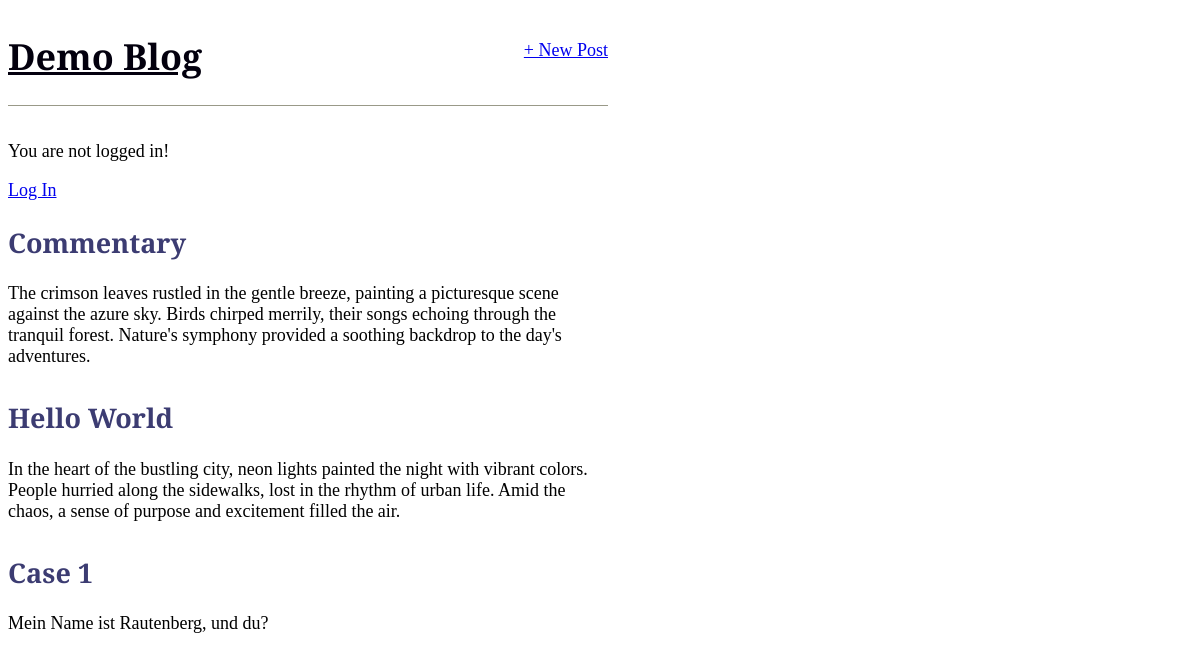
Before: / with the older database file.
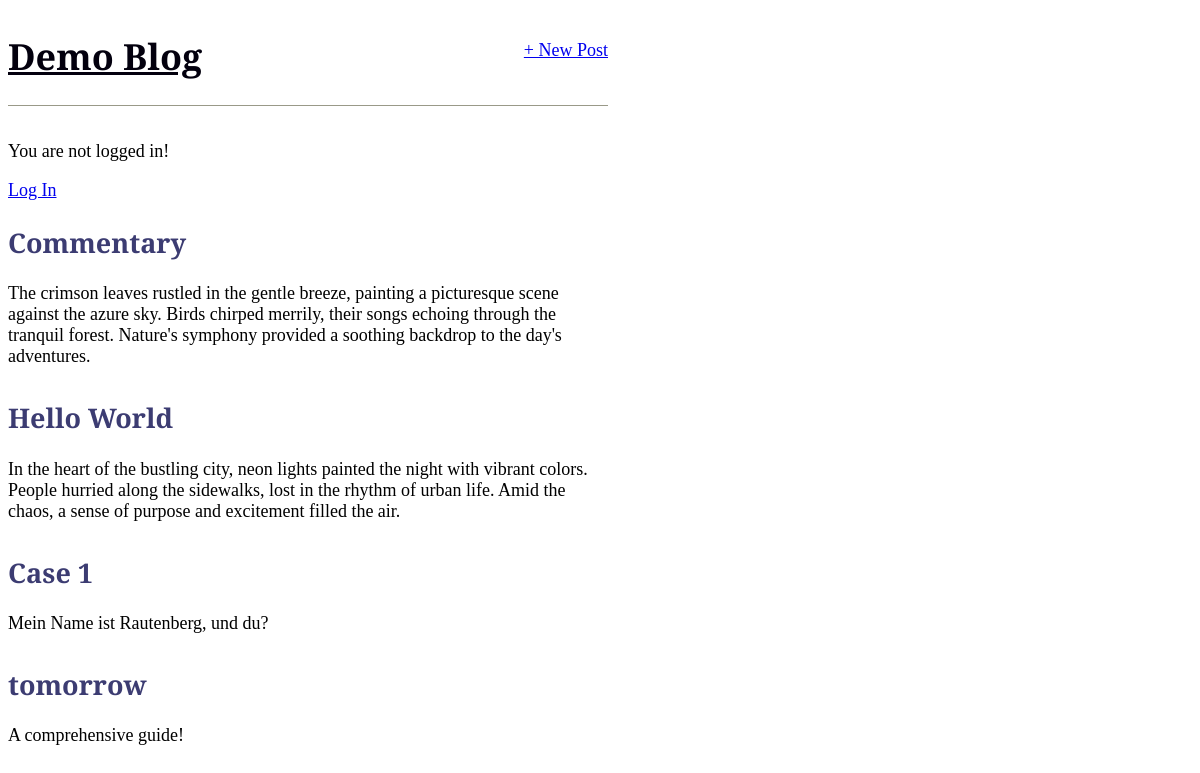
After: the same page with the newer database file.
### demo/models.py (models this page shows, shortened)
class Post(models.Model):
    title = models.CharField(max_length=200)
    author = models.ForeignKey(
        "auth.User",
        on_delete=models.CASCADE,
    )
    body = models.TextField()

### demo/views.py (the view)
# urls.py: path("", DemoViews.as_view(), name="home"),
class DemoViews(ListView):
    model = Post
    template_name = "home.html"

### templates/home.html
{% extends 'base.html' %}
{% block content %}
{% for post in object_list %}
<div class="post-entry">
    <h2>
        <a href="{% url 'post_detail' post.pk %}">{{ post.title }}</a>
    </h2>
    <p>{{ post.body }}</p>
</div>
{% endfor %}
{% endblock content %}

### templates/base.html (shortened to what this page needs)
{% load static %}
<html>
<head>
    <link rel="stylesheet" href="{% static 'css/base.css' %}">
</head>
<body>
    <header>
        <div class="nav-left">
            <h1>
                <a href="{% url 'home' %}">Demo Blog</a>
            </h1>
        </div>
        <div class="nav-right">
            <a href="{% url 'new_post' %}">+ New Post</a>
        </div>
    </header>
    {% if user.is_authenticated %}
    <p>Hallo {{ user.username }}!</p>
    <p><a href="{% url 'logout' %}">Logout</a></p>
    {% else %}
    <p>You are not logged in!</p>
    <a href="{% url 'login' %}">Log In</a>
    {% endif %}
    <div>
        {% block content %}
        {% endblock content %}
    </div>
</body>
</html>

### static/css/base.css (style rules this page uses)
body { font-family: 'Playfair Display', serif; font-size: 18px; max-width: 50%; }
header { border-bottom: 1.5px solid #998; margin-bottom: 2.2rem; display: flex; }
header h1 a { color: rgb(3, 0, 14); }
.nav-left { margin-right: auto; }
.nav-right { display: flex; padding-top: 2rem; }
.post-entry { margin-bottom: 2rem; }
.post-entry h2 a, .post-entry h2 a:visited { color: rgb(60, 60, 114); text-decoration: none; }
.post-entry p { margin: 0; font-weight: 400; }

Changed rows visible on the page:
added Post: title "tomorrow", body "A comprehensive guide!"
